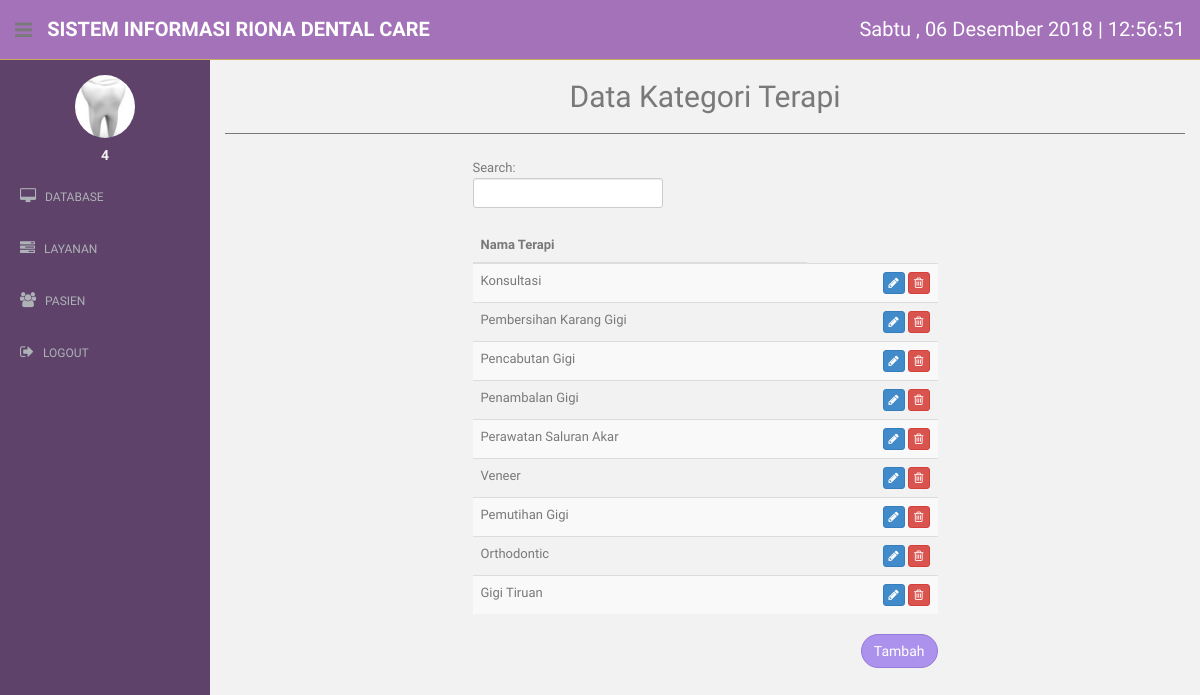
The page /admin/kategori_terapi.php (signed in) on the database its author committed.
### tables this page shows
CREATE TABLE `kategori_terapi` (
  `id_kategori_terapi` int(11) NOT NULL,
  `nama_kategori_terapi` text NOT NULL
);

### admin/kategori_terapi.php (the view, shortened to what this page needs)
<?php
  include "../connection/connect.php";
  include "headside.php";
  $dataKat = $conn->query("SELECT * FROM kategori_terapi");
?>
<!DOCTYPE html>
<html lang="en">
  <head>
    <link href="../assets/css/bootstrap.css" rel="stylesheet">
    <link href="../assets/font-awesome/css/font-awesome.css" rel="stylesheet" />
    <link href="../assets/css/style.css" rel="stylesheet">
    <link href="../assets/css/style-responsive.css" rel="stylesheet">
    <link href="../assets/css/dataTables.bootstrap.min.css" rel="stylesheet">
  </head>
  <body onload="startTime()">
  <section id="container" >
      <?php
        echo $headbar;
        echo $sidebar;
      ?>
      <section id="main-content">
          <section class="wrapper">
          	<h2><center>Data Kategori Terapi</center></h2>
            <hr>
          	<div class="row mt">
              <div class="col-lg-3"></div>
          		<div class="col-lg-6">
              <form role="search">
                <div class="form-group">
                  <div id="tabeldata_filter" class="dataTables_filter">
                    <label>Search:<input type="search" class="form-control input-sm" placeholder="" aria-controls="tabeldata" id="search"></label>
                  </div>
                </div>
              </form>
          		<table class="table table-striped table-advance table-hover col-lg-12">
              <thead>
                <th>Nama Terapi</th>
              </thead>
              <tbody>
                <?php
                while($kat = $dataKat->fetch_assoc()){
                  echo "
                    <tr>
                      <td>
                        $kat[nama_kategori_terapi]
                      </td>
                      </td>
                      <td align =\"right\">
                        <a href=\"edit_kat_terapi.php?id_kat=$kat[id_kategori_terapi]\" class=\"btn btn-primary btn-xs\" role=\"button\"><i class=\"fa fa-pencil\"></i></a>
                      	<a href=\"act/hapus_kat_terapi.php?id_kat=$kat[id_kategori_terapi]\" class=\"btn btn-danger btn-xs\" role=\"button\"><i class=\"fa fa-trash-o\"></i></a>
                      </td>
                    </tr>
                  ";
                }
                ?>
              </tbody>
              </table>
              <a href="add_kat_terapi.php" style="float: right" class="btn btn-round btn-theme02" role="button">Tambah</a>
          		</div>
          	</div>
		      </section>
      </section>
  </section>
  </body>
</html>

### assets/css/style.css (style rules this page uses)
body { color: #797979; background: #f2f2f2; font-family: 'Ruda', sans-serif; padding: 0px !important; margin: 0px !important; font-size:13px; }
a, a:hover, a:focus { text-decoration: none; outline: none; }
#container { width: 100%; height: 100%; }
.btn-round { border-radius: 20px; -webkit-border-radius: 20px; }
.btn-theme02 { color: #fff; background-color: #ac92ec; border-color: #967adc; }
hr { margin-top: 20px; margin-bottom: 20px; border: 0; border-top: 1px solid #797979; }
.mt { margin-top: 25px; }
#main-content { margin-left: 210px; }
.wrapper { display: inline-block; margin-top: 60px; padding-left: 15px; padding-right: 15px; padding-bottom: 15px; padding-top: 0px; width: 100%; }
label { font-weight: 400; }

### rows shown on the page
kategori_terapi: nama_kategori_terapi "Konsultasi"
kategori_terapi: nama_kategori_terapi "Pembersihan Karang Gigi"
kategori_terapi: nama_kategori_terapi "Pencabutan Gigi"
kategori_terapi: nama_kategori_terapi "Penambalan Gigi"
kategori_terapi: nama_kategori_terapi "Perawatan Saluran Akar"
kategori_terapi: nama_kategori_terapi "Veneer"
kategori_terapi: nama_kategori_terapi "Pemutihan Gigi"
kategori_terapi: nama_kategori_terapi "Orthodontic"
kategori_terapi: nama_kategori_terapi "Gigi Tiruan"

### other values the page prints
$_SESSION[uid] "4"
